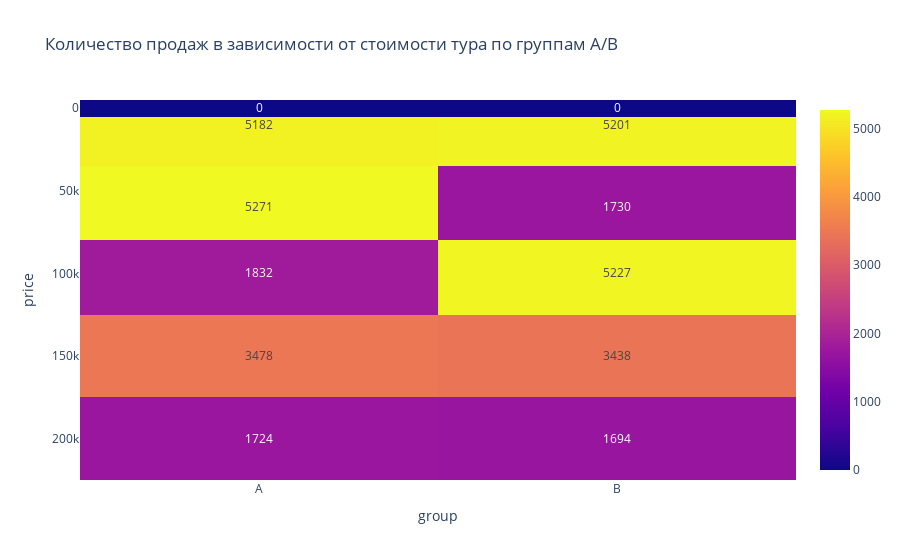

Notebook source saved alongside this figure:
### Markdown cell above
Визуализируйте полученную сводную таблицу с помощью тепловой карты с аннотацией. 
Чему равно количество проданных туров за 60000 рублей в группах?

### Code cell
# ваш код здесь
heatmap = px.imshow(piv_purchase, text_auto=True, title='Количество продаж в зависимости от стоимости тура по группам А/В')
heatmap

### Figure 1 — Plotly figure (JSON) as saved in the notebook; plotly's stock layout.template omitted (floating-point values rounded to 4 significant figures)
{"data": [{"coloraxis": "coloraxis", "hovertemplate": "group: %{x}<br>price: %{y}<br>color: %{z}<extra></extra>", "name": "0", "texttemplate": "%{z}", "type": "heatmap", "x": ["A", "B"], "xaxis": "x", "y": [0, 10000, 60000, 100000, 150000, 200000], "yaxis": "y", "z": [[0, 0], [5182, 5201], [5271, 1730], [1832, 5227], [3478, 3438], [1724, 1694]]}], "layout": {"coloraxis": {"colorscale": [[0, "#0d0887"], [0.1111, "#46039f"], [0.2222, "#7201a8"], [0.3333, "#9c179e"], [0.4444, "#bd3786"], [0.5556, "#d8576b"], [0.6667, "#ed7953"], [0.7778, "#fb9f3a"], [0.8889, "#fdca26"], [1, "#f0f921"]]}, "title": {"text": "Количество продаж в зависимости от стоимости тура по группам А/В"}, "xaxis": {"anchor": "y", "constrain": "domain", "domain": [0, 1], "scaleanchor": "y", "title": {"text": "group"}}, "yaxis": {"anchor": "x", "autorange": "reversed", "constrain": "domain", "domain": [0, 1], "title": {"text": "price"}}}}
